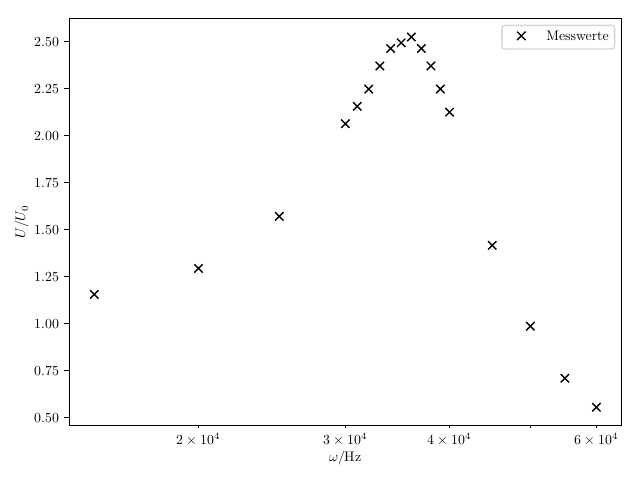

Write Python code to recreate this figure.
import matplotlib as mpl
mpl.use('pgf')
import numpy as np
from scipy.optimize import curve_fit
import matplotlib.pyplot as plt
mpl.rcParams.update({
'font.family': 'serif',
'text.usetex': True,
'pgf.rcfonts': False,
'pgf.texsystem': 'lualatex',
'pgf.preamble': r'\usepackage{unicode-math}\usepackage{siunitx}',
})

y, x= np.genfromtxt('Data2.txt', unpack=True)


plt.plot(x, y, r'kx', label=r'Messwerte')
plt.xscale('log')
plt.xlabel('$\omega / \si{Hz}$')
plt.ylabel('$U/U_0$')
plt.tight_layout()
plt.legend()
#plt.yscale('log')
plt.savefig('plot2.pdf')
